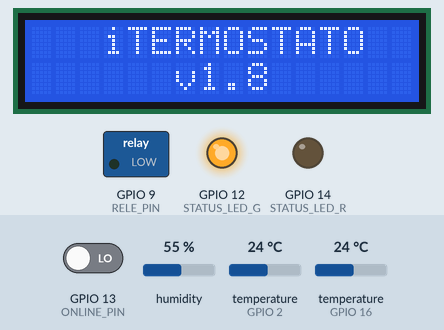
A sketch run on a simulated ESP8266 (NodeMCU). Parts: 16×2 character LCD, switched loads named in the sketch (green lamp = pin HIGH), output pins drawn as LEDs (lit = HIGH). Inputs (shaded band) come from the test bench; at power-on: temperature (sensors on GPIO 2, GPIO 16) 24 °C, GPIO 13 (ONLINE_PIN) LOW, humidity 55 %.

Above: at 0.6 s.
At 4.8 s:
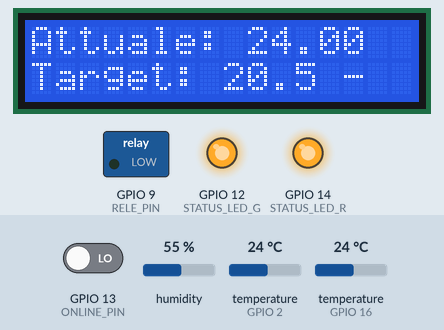
4.9 s: temperature (sensor on GPIO 2) set to 22 °C
18.9 s: temperature (sensor on GPIO 2) set to 19 °C
30.0 s: temperature (sensor on GPIO 2) set to 22 °C
At 37.1 s:
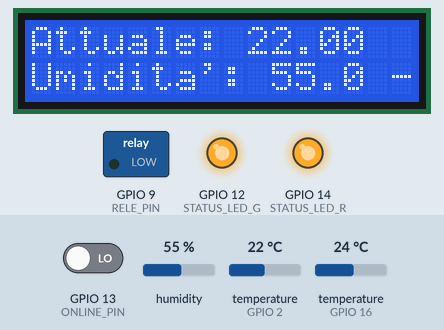
41.1 s: temperature (sensor on GPIO 2) set to 12 °C
At 52.2 s:
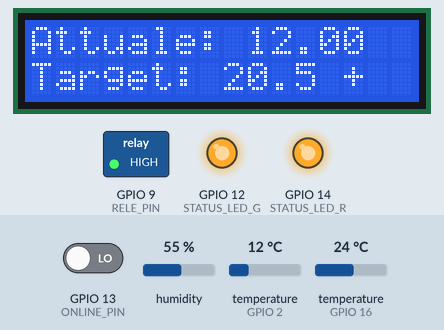
53.1 s: temperature (sensor on GPIO 2) set to 28 °C
At 68.0 s:
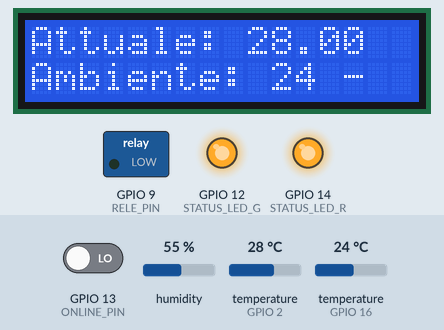
Timing chart, 0 to 69.5 s (numbered marks = the images above; inputs shaded):
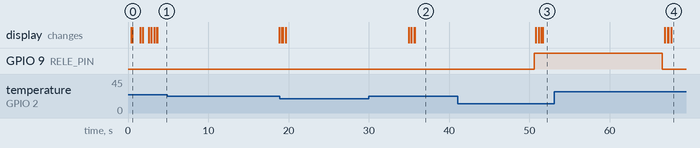

The sketch:

Byrrino13.ino
```cpp
#include <Wire.h>
#include <OneWire.h>
#include <DallasTemperature.h>
#include <LiquidCrystal_I2C.h>
#include <ArduinoJson.h>  //https://arduinojson.org v6
#include <ESP8266WiFi.h>
#include <arduino-timer.h> //https://github.com/contrem/arduino-timer v2
#include "DHTesp.h"

#define DHT_PIN 16
#define LCDADDR 0x3F
#define RELE_PIN 9
#define SONDA_PIN 2
#define STATUS_LED_G 12
#define STATUS_LED_R 14
#define CHK_TIME 15000
#define ONLINE_PIN 13

WiFiClient client;

LiquidCrystal_I2C lcd(LCDADDR, 16, 2);
DHTesp dht;
const int oneWireBus = SONDA_PIN;
OneWire oneWire(oneWireBus);
DallasTemperature sensors(&oneWire);

//Timer<2> timer;
auto timer = timer_create_default();
auto task = timer.size();
bool heater_status = false; //false == off
bool go_online = true;
byte altern = 1;
float target_t = 20.5;

void typewriting(String messaggio){
  int lunghezza = messaggio.length();
  for(int i = 0; i < lunghezza; i++){
    lcd.print(messaggio[i]);
    delay(25);
  }
}

bool thermal_chk(void *){
  digitalWrite(STATUS_LED_G, HIGH);
  digitalWrite(STATUS_LED_R, HIGH);
  //reads the target temperature

  //target_t = r.getPosition()*pow(10, -1);
  //if current temp >= target temp cool
  sensors.requestTemperatures();
  float temperatureC = sensors.getTempCByIndex(0);

  if(temperatureC >= target_t){
    /*
    Serial.println("Coolin' down");
    Serial.print(temperatureC);
    Serial.print(">=");
    Serial.println(target_t);
    */
    if(heater_status){ //do it only if it was true, aka ON
      digitalWrite(RELE_PIN, LOW);
      heater_status = false;
      //and send the update
    }
  }else{
    //else heat
    /*
    Serial.println("Heatin' up");
    Serial.print(temperatureC);
    Serial.print("<");
    Serial.println(target_t);
    */
    if(!heater_status){ //do it only if it was false, aka OFF
      digitalWrite(RELE_PIN, HIGH);
      heater_status = true;
      //and send the update
    }
  }
  if(go_online)
    uploader(0);

  lcd.setCursor(0, 0);
  String row = "Attuale: ";
  typewriting(row + String(temperatureC, 2));
  lcd.setCursor(0, 1);
  TempAndHumidity newValues = dht.getTempAndHumidity();
  clrLCD(1);
  switch (altern) {
    case 1:
      row="Target: ";
      typewriting(row + String(target_t, 1));
      altern++;
      break;
    case 2:

      row="Ambiente: ";
      typewriting(row + String(newValues.temperature, 0));
      altern++;
      break;
    default:

      row="Umidita': ";
      typewriting(row + String(newValues.humidity, 1));
      altern = 1;
      break;
  }

  lcd.print(" ");
  if(heater_status){
    lcd.print("+");
  }else{
    lcd.print("-");
  }
  return true;
}

bool uploader(void *){
  //Serial.println("PERIODIC");
  clrLCD(0);
  clrLCD(1);
  if(WiFi.status() == WL_CONNECTED){
    digitalWrite(STATUS_LED_G, HIGH);
    digitalWrite(STATUS_LED_R, LOW);
    /* Env T/H */
    //Serial.print(dht.getStatusString()); //OK
    TempAndHumidity newValues = dht.getTempAndHumidity();
    //DOPPIO? doc["amb_temp"] = newValues.temperature;
   // Serial.println(" T:" + String(newValues.temperature) + " H:" + String(newValues.humidity));

    /*
    float ambHum = dht.getHumidity();
    float ambTemp = dht.getTemperature();
    /* Mosto Temperature */
    sensors.requestTemperatures();
    float temperatureC = sensors.getTempCByIndex(0);

    /* Getting out data */
    //if(srv_reachable||true){

    //turn on LED
    //test_status();
    /* Make JSON to post */
    DynamicJsonDocument doc(100);
    doc["temp"] = String(temperatureC, 2);
    doc["target"] = String(target_t, 2);
    doc["heater"] = heater_status;
    doc["amb_hum"] = newValues.humidity;
    doc["amb_temp"] = newValues.temperature;


    //    String dataFileName;
    //    serializeJson(doc, dataFileName);
    //    char jDataFileName[100];
    //    Serial.print((unsigned int) measureJson(doc));
    //    dataFileName.toCharArray(jDataFileName, 80);


    //client.setContentType("application/json");
    //int statusCode = client.post("/birrino", "{\"test\":123.456}");

    String resp = ""; // TODO

    /*
    int statuscode = client.connect("/birrino", jDataFileName);
    Serial.println(statuscode);
    Serial.println(resp);
    */
    if (!client.connect("192.168.1.108", 1880)) {
      Serial.println("connection failed");
    }
    if (client.connected()) {
      client.println("POST /temperatures HTTP/1.1");
      client.println("Host: 192.168.1.108:1880");
      client.println("User-Agent: Arduino/1.0");
      client.println("Content-Type: application/json; charset=UTF-8");
      client.print("Content-Length: ");
      client.println(measureJson(doc));
      client.println();
      serializeJson(doc, client);
      /*client.println("Connection: close");*/
      client.println();
    }

    unsigned long timeout = millis();
    while (client.available() == 0) {
      if (millis() - timeout > 1000) {
        Serial.println(">>> Client Timeout !");
        client.stop();
        return false;
      }
    }
    String res = "";
    //DynamicJsonDocument rcv_temp(30);
    StaticJsonDocument<32> rcv_temp;
    while (client.available()) {
      //char ch = static_cast<char>(client.read());
      //Serial.print(ch);
      res.concat(static_cast<char>(client.read()));
    }

    client.stop();
    //Serial.println(res.indexOf("\"tewmp\":"));
    //Serial.println(res);
    //Serial.println(res.substring(res.indexOf("{\"")+1, res.indexOf("\"")+12));
    //Serial.println(res.substring(294, 308));

    DeserializationError err = deserializeJson(rcv_temp, res.substring(248, 263));
    if (err) {
      digitalWrite(STATUS_LED_G, LOW);
      digitalWrite(STATUS_LED_R, HIGH);
      Serial.print(F("deserializeJson() failed with code "));
      Serial.println(err.f_str());
      clrLCD(1);
      clrLCD(0);
      lcd.setCursor(6, 1);
      typewriting("E_DES");
    }else{
      float new_temp = rcv_temp["tewmp"];
     // Serial.println(String(new_temp,2));
      target_t = new_temp;

    }

    /*
    client.println("POST /birrino HTTP/1.1");
    client.println("Host:  192.168.1.108:1880");
    client.println("User-Agent: Arduino/1.0");
    client.println("Connection: close");

    client.println("Connection: close");
    client.println();

    /* Serial.print("Status code from server: ");
    Serial.println(statusCode);
    Serial.print("Response body from server: ");
    Serial.println(response);*/

  }else{

    digitalWrite(STATUS_LED_G, LOW);
    digitalWrite(STATUS_LED_R, HIGH);
    clrLCD(1);
    clrLCD(0);
    typewriting("reConnect");
    lcd.setCursor(6, 1);
    typewriting("...");
    WiFi.begin("MyAwesome AP", "ABBA4321");
    //WiFi.begin("Valorosi", "DieciDodici61");
  }
  return true;
}

bool have_to_go_online(){
  go_online = digitalRead( ONLINE_PIN ); //if HIGH then connect!
  return go_online;
}

void clrLCD(unsigned int line){
  lcd.setCursor(0, line);
  typewriting("                ");
  lcd.setCursor(0, line);
}

void setup() {
  Serial.begin(9600);
  //while (!Serial) continue;
  pinMode(STATUS_LED_G, OUTPUT);
  pinMode(STATUS_LED_R, OUTPUT);
  pinMode(RELE_PIN, OUTPUT);
  digitalWrite(STATUS_LED_G, HIGH);
  digitalWrite(STATUS_LED_R, LOW);
  digitalWrite(RELE_PIN, LOW);
  dht.setup(DHT_PIN, DHTesp::DHT11);
  lcd.init();
  lcd.backlight();
  // Start the DS18B20 sensor
  sensors.begin();
  delay(50);
  lcd.setCursor(3,0);
  typewriting("iTERMOSTATO");
  lcd.setCursor(6,1);
  typewriting("v1.8");
  delay(1000);
  if(have_to_go_online()){
    WiFi.mode(WIFI_STA);
    WiFi.begin("Valorosi", "DieciDodici61");
    //WiFi.begin("My Awesome AP", "ABBA4321");
  }else{
    lcd.setCursor(3,1);
    typewriting("- offline -");
  }
  //tests if server reachable, if not disalbes the data-out
  //timer.every(8000, periodic_chk); //uploads to the cloud

  task = timer.every(CHK_TIME + dht.getMinimumSamplingPeriod(), thermal_chk);
  lcd.setCursor(2, 0);
  //Serial.println("START");
  thermal_chk(0);
}
void loop(){
  timer.tick();
}
```

Measured:
- after the input at 30.0 s, GPIO 9 (RELE_PIN): stays LOW (without the input it goes to HIGH after 4.6 s); the display: first changes after 4.9 s (image 2 shows a later state)
- after the input at 41.1 s, GPIO 9 (RELE_PIN): LOW → HIGH after 9.5 s
- after the input at 53.1 s, GPIO 9 (RELE_PIN): HIGH → LOW after 13.5 s
